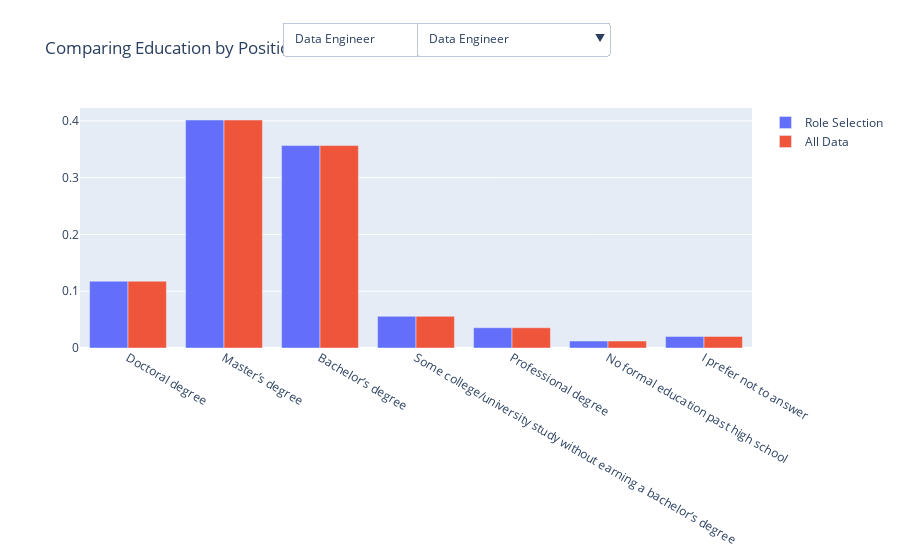

Here is the notebook cell this chart was saved with:
### Markdown cell above
### Third try

### Code cell
# Third
fig = go.Figure(layout=go.Layout(title= go.layout.Title(text="Comparing Education by Position")))
fig.add_trace(go.Bar(name= 'Role Selection', x= edu.index, y=(edu.values/ edu.values.sum())))

#* Add buttons for first series of bars
buttons = []
for i in list(Roles.keys())[1:]:
    buttons.append(dict(method='restyle',
                        label= i,
                        visible=True,
                        args=[{'y':[Roles[i].Q4.value_counts().values/Roles[i].Q4.value_counts().values.sum()],
                               'x':[Roles[i].Q4.value_counts().index],
                               'type':'bar'}, [0]], #? the [0] at the end lets us know they are for the first trace
                        )
                  )
fig.add_trace(go.Bar(name= 'All Data',x= edu.index, y=(edu.values/ edu.values.sum())))

#* Add buttons for second series of bars
buttons2 = []               
for i in list(Roles.keys())[1:]:
    buttons2.append(dict(method='restyle',
                        label= i,
                        visible=True,
                        args=[{'y':[Roles[i].Q4.value_counts().values/Roles[i].Q4.value_counts().values.sum()],
                               'x':[Roles[i].Q4.value_counts().index],
                               'type':'bar'}, [1]], #? the [1] at the end lets us know they are for the second trace
                        )                     
                  )

#* Adjusted dropdown placement
# https://plotly.com/python/dropdowns/
#? Updatemenus takes a dictionary of buttons and allows you to format how the dropdown looks etc.
button_layer_1_height = 1.40
updatemenus = list([
    dict(buttons=buttons,
            direction="down",
            pad={"r": 10, "t": 10},
            showactive=True,
            x=0.3,
            xanchor="left",
            y=button_layer_1_height,
            yanchor="top"),
    dict(buttons=buttons2,
            direction="down",
            pad={"r": 10, "t": 10},
            showactive=True,
            x=0.5,
            xanchor="left",
            y=button_layer_1_height,
            yanchor="top")])
 
fig.update_layout( updatemenus=updatemenus)
fig.update_xaxes(categoryorder= 'array', categoryarray= ["Doctoral degree",'Master’s degree','Bachelor’s degree','Some college/university study without earning a bachelor’s degree',"Professional degree","No formal education past high school","I prefer not to answer"])
fig.show()

#add topline to each for all types
# add seleciton 1 and selection 2

### Figure 1 — Plotly figure (JSON) as saved in the notebook; plotly's stock layout.template omitted (floating-point values rounded to 4 significant figures)
{"data": [{"name": "Role Selection", "type": "bar", "x": ["Master’s degree", "Bachelor’s degree", "Doctoral degree", "Some college/university study without earning a bachelor’s degree", "Professional degree", "I prefer not to answer", "No formal education past high school"], "y": [0.4016, 0.3566, 0.1176, 0.0558, 0.03572, 0.02039, 0.01226]}, {"name": "All Data", "type": "bar", "x": ["Master’s degree", "Bachelor’s degree", "Doctoral degree", "Some college/university study without earning a bachelor’s degree", "Professional degree", "I prefer not to answer", "No formal education past high school"], "y": [0.4016, 0.3566, 0.1176, 0.0558, 0.03572, 0.02039, 0.01226]}], "layout": {"autosize": true, "title": {"text": "Comparing Education by Position"}, "updatemenus": [{"buttons": [{"args": [{"type": "bar", "x": [["Master’s degree", "Bachelor’s degree", "Doctoral degree", "Some college/university study without earning a bachelor’s degree", "Professional degree", "I prefer not to answer", "No formal education past high school"]], "y": [[0.492, 0.3066, 0.09153, 0.04805, 0.02975, 0.02746, 0.004577]]}, [0]], "label": "Data Engineer", "method": "restyle", "visible": true}, {"args": [{"type": "bar", "x": [["Bachelor’s degree", "Master’s degree", "Some college/university study without earning a bachelor’s degree", "Doctoral degree", "Professional degree", "I prefer not to answer", "No formal education past high school"]], "y": [[0.4278, 0.3857, 0.05539, 0.05081, 0.04472, 0.02083, 0.01474]]}, [0]], "label": "Software Engineer", "method": "restyle", "visible": true}, {"args": [{"type": "bar", "x": [["Master’s degree", "Bachelor’s degree", "Doctoral degree", "Professional degree", "Some college/university study without earning a bachelor’s degree", "I prefer not to answer", "No formal education past high school"]], "y": [[0.5116, 0.2422, 0.1712, 0.03214, 0.02392, 0.01345, 0.005605]]}, [0]], "label": "Data Scientist", "method": "restyle", "visible": true}, {"args": [{"type": "bar", "x": [["Master’s degree", "Bachelor’s degree", "Doctoral degree", "Professional degree", "Some college/university study without earning a bachelor’s degree", "I prefer not to answer", "No formal education past high school"]], "y": [[0.4847, 0.3397, 0.0522, 0.04746, 0.04678, 0.01966, 0.009492]]}, [0]], "label": "Data Analyst", "method": "restyle", "visible": true}, {"args": [{"type": "bar", "x": [["Doctoral degree", "Master’s degree", "Bachelor’s degree", "Professional degree", "I prefer not to answer", "Some college/university study without earning a bachelor’s degree", "No formal education past high school"]], "y": [[0.5852, 0.2871, 0.05707, 0.046, 0.01278, 0.007666, 0.004259]]}, [0]], "label": "Research Scientist", "method": "restyle", "visible": true}, {"args": [{"type": "bar", "x": [["Master’s degree", "Bachelor’s degree", "Doctoral degree", "Professional degree", "Some college/university study without earning a bachelor’s degree", "I prefer not to answer", "No formal education past high school"]], "y": [[0.4398, 0.2965, 0.1278, 0.05527, 0.04491, 0.01785, 0.01785]]}, [0]], "label": "Other", "method": "restyle", "visible": true}, {"args": [{"type": "bar", "x": [["Bachelor’s degree", "Master’s degree", "Doctoral degree", "Some college/university study without earning a bachelor’s degree", "I prefer not to answer", "Professional degree", "No formal education past high school"]], "y": [[0.4274, 0.3553, 0.07203, 0.0563, 0.04116, 0.02906, 0.01877]]}, [0]], "label": "Currently not employed", "method": "restyle", "visible": true}, {"args": [{"type": "bar", "x": [["Master’s degree", "Doctoral degree", "Bachelor’s degree", "Professional degree", "Some college/university study without earning a bachelor’s degree", "No formal education past high school"]], "y": [[0.3966, 0.2759, 0.231, 0.05172, 0.03793, 0.006897]]}, [0]], "label": "Statistician", "method": "restyle", "visible": true}, {"args": [{"type": "bar", "x": [["Master’s degree", "Bachelor’s degree", "Doctoral degree", "Professional degree", "Some college/university study without earning a bachelor’s degree", "I prefer not to answer", "No formal education past high school"]], "y": [[0.5361, 0.2601, 0.07659, 0.06503, 0.03757, 0.01445, 0.01012]]}, [0]], "label": "Product/Project Manager", "method": "restyle", "visible": true}, {"args": [{"type": "bar", "x": [["Master’s degree", "Bachelor’s degree", "Doctoral degree", "Some college/university study without earning a bachelor’s degree", "Professional degree", "I prefer not to answer", "No formal education past high school"]], "y": [[0.4353, 0.3235, 0.1368, 0.04991, 0.02495, 0.02033, 0.009242]]}, [0]], "label": "Machine Learning Engineer", "method": "restyle", "visible": true}, {"args": [{"type": "bar", "x": [[]], "y": [[]]}, [0]], "label": "nan", "method": "restyle", "visible": true}, {"args": [{"type": "bar", "x": [["Master’s degree", "Bachelor’s degree", "Professional degree", "Doctoral degree", "Some college/university study without earning a bachelor’s degree", "No formal education past high school", "I prefer not to answer"]], "y": [[0.5313, 0.2945, 0.06266, 0.04637, 0.02757, 0.0188, 0.0188]]}, [0]], "label": "Business Analyst", "method": "restyle", "visible": true}, {"args": [{"type": "bar", "x": [["Master’s degree", "Bachelor’s degree", "Professional degree", "I prefer not to answer", "Some college/university study without earning a bachelor’s degree", "Doctoral degree", "No formal education past high school"]], "y": [[0.44, 0.328, 0.064, 0.056, 0.048, 0.048, 0.016]]}, [0]], "label": "DBA/Database Engineer", "method": "restyle", "visible": true}], "direction": "down", "pad": {"r": 10, "t": 10}, "showactive": true, "x": 0.3, "xanchor": "left", "y": 1.4, "yanchor": "top"}, {"buttons": [{"args": [{"type": "bar", "x": [["Master’s degree", "Bachelor’s degree", "Doctoral degree", "Some college/university study without earning a bachelor’s degree", "Professional degree", "I prefer not to answer", "No formal education past high school"]], "y": [[0.492, 0.3066, 0.09153, 0.04805, 0.02975, 0.02746, 0.004577]]}, [1]], "label": "Data Engineer", "method": "restyle", "visible": true}, {"args": [{"type": "bar", "x": [["Bachelor’s degree", "Master’s degree", "Some college/university study without earning a bachelor’s degree", "Doctoral degree", "Professional degree", "I prefer not to answer", "No formal education past high school"]], "y": [[0.4278, 0.3857, 0.05539, 0.05081, 0.04472, 0.02083, 0.01474]]}, [1]], "label": "Software Engineer", "method": "restyle", "visible": true}, {"args": [{"type": "bar", "x": [["Master’s degree", "Bachelor’s degree", "Doctoral degree", "Professional degree", "Some college/university study without earning a bachelor’s degree", "I prefer not to answer", "No formal education past high school"]], "y": [[0.5116, 0.2422, 0.1712, 0.03214, 0.02392, 0.01345, 0.005605]]}, [1]], "label": "Data Scientist", "method": "restyle", "visible": true}, {"args": [{"type": "bar", "x": [["Master’s degree", "Bachelor’s degree", "Doctoral degree", "Professional degree", "Some college/university study without earning a bachelor’s degree", "I prefer not to answer", "No formal education past high school"]], "y": [[0.4847, 0.3397, 0.0522, 0.04746, 0.04678, 0.01966, 0.009492]]}, [1]], "label": "Data Analyst", "method": "restyle", "visible": true}, {"args": [{"type": "bar", "x": [["Doctoral degree", "Master’s degree", "Bachelor’s degree", "Professional degree", "I prefer not to answer", "Some college/university study without earning a bachelor’s degree", "No formal education past high school"]], "y": [[0.5852, 0.2871, 0.05707, 0.046, 0.01278, 0.007666, 0.004259]]}, [1]], "label": "Research Scientist", "method": "restyle", "visible": true}, {"args": [{"type": "bar", "x": [["Master’s degree", "Bachelor’s degree", "Doctoral degree", "Professional degree", "Some college/university study without earning a bachelor’s degree", "I prefer not to answer", "No formal education past high school"]], "y": [[0.4398, 0.2965, 0.1278, 0.05527, 0.04491, 0.01785, 0.01785]]}, [1]], "label": "Other", "method": "restyle", "visible": true}, {"args": [{"type": "bar", "x": [["Bachelor’s degree", "Master’s degree", "Doctoral degree", "Some college/university study without earning a bachelor’s degree", "I prefer not to answer", "Professional degree", "No formal education past high school"]], "y": [[0.4274, 0.3553, 0.07203, 0.0563, 0.04116, 0.02906, 0.01877]]}, [1]], "label": "Currently not employed", "method": "restyle", "visible": true}, {"args": [{"type": "bar", "x": [["Master’s degree", "Doctoral degree", "Bachelor’s degree", "Professional degree", "Some college/university study without earning a bachelor’s degree", "No formal education past high school"]], "y": [[0.3966, 0.2759, 0.231, 0.05172, 0.03793, 0.006897]]}, [1]], "label": "Statistician", "method": "restyle", "visible": true}, {"args": [{"type": "bar", "x": [["Master’s degree", "Bachelor’s degree", "Doctoral degree", "Professional degree", "Some college/university study without earning a bachelor’s degree", "I prefer not to answer", "No formal education past high school"]], "y": [[0.5361, 0.2601, 0.07659, 0.06503, 0.03757, 0.01445, 0.01012]]}, [1]], "label": "Product/Project Manager", "method": "restyle", "visible": true}, {"args": [{"type": "bar", "x": [["Master’s degree", "Bachelor’s degree", "Doctoral degree", "Some college/university study without earning a bachelor’s degree", "Professional degree", "I prefer not to answer", "No formal education past high school"]], "y": [[0.4353, 0.3235, 0.1368, 0.04991, 0.02495, 0.02033, 0.009242]]}, [1]], "label": "Machine Learning Engineer", "method": "restyle", "visible": true}, {"args": [{"type": "bar", "x": [[]], "y": [[]]}, [1]], "label": "nan", "method": "restyle", "visible": true}, {"args": [{"type": "bar", "x": [["Master’s degree", "Bachelor’s degree", "Professional degree", "Doctoral degree", "Some college/university study without earning a bachelor’s degree", "No formal education past high school", "I prefer not to answer"]], "y": [[0.5313, 0.2945, 0.06266, 0.04637, 0.02757, 0.0188, 0.0188]]}, [1]], "label": "Business Analyst", "method": "restyle", "visible": true}, {"args": [{"type": "bar", "x": [["Master’s degree", "Bachelor’s degree", "Professional degree", "I prefer not to answer", "Some college/university study without earning a bachelor’s degree", "Doctoral degree", "No formal education past high school"]], "y": [[0.44, 0.328, 0.064, 0.056, 0.048, 0.048, 0.016]]}, [1]], "label": "DBA/Database Engineer", "method": "restyle", "visible": true}], "direction": "down", "pad": {"r": 10, "t": 10}, "showactive": true, "x": 0.5, "xanchor": "left", "y": 1.4, "yanchor": "top"}], "xaxis": {"autorange": true, "categoryarray": ["Doctoral degree", "Master’s degree", "Bachelor’s degree", "Some college/university study without earning a bachelor’s degree", "Professional degree", "No formal education past high school", "I prefer not to answer"], "categoryorder": "array", "range": [-0.5, 6.5], "type": "category"}, "yaxis": {"autorange": true, "range": [0, 0.4227], "type": "linear"}}}
